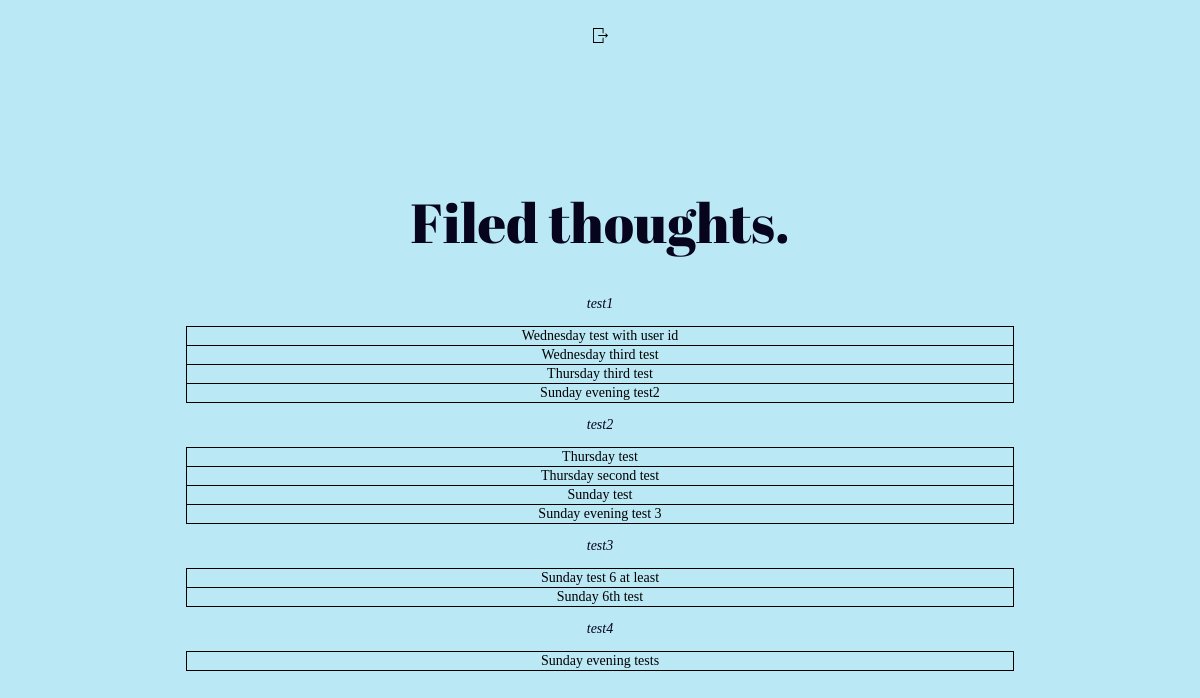
Before: /history (signed in) with the older database file.
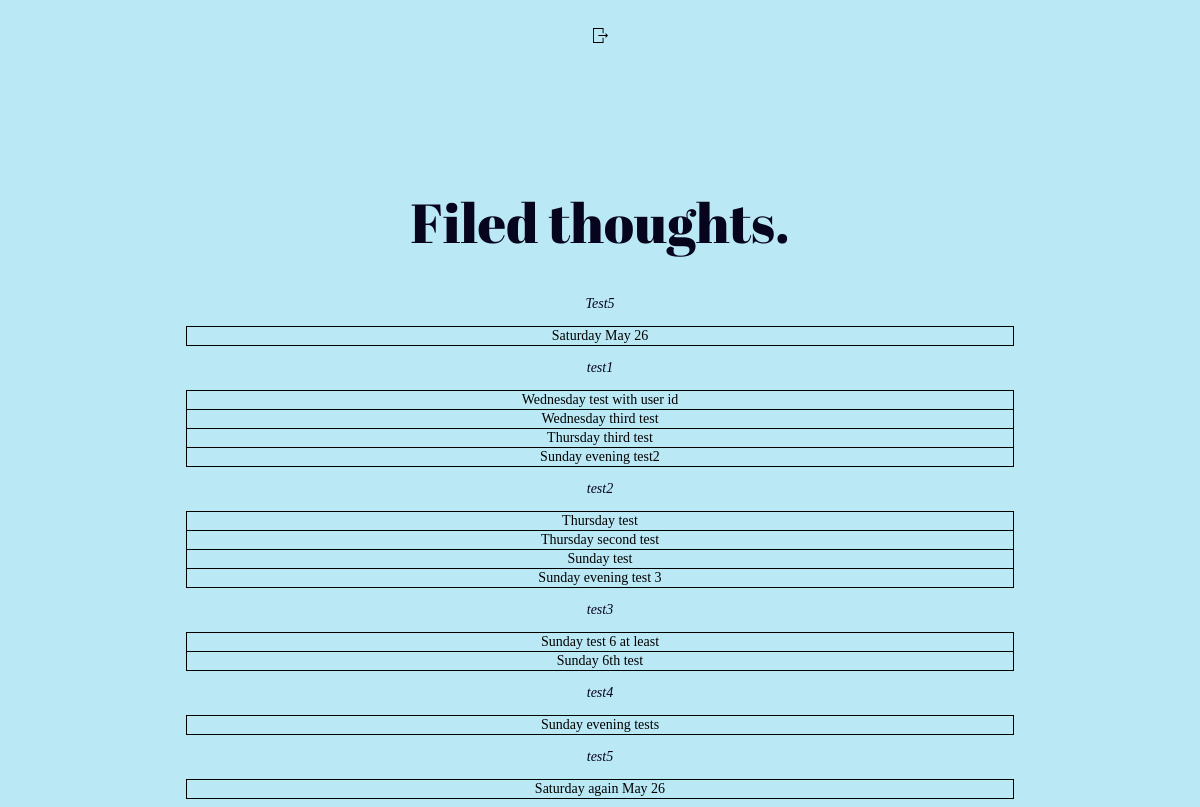
After: the same page with the newer database file.
### tables this page shows
CREATE TABLE Thoughts (thought_no INTEGER PRIMARY KEY AUTOINCREMENT, Category VARCHAR, Thought STRING, user_id INTEGER REFERENCES Users (user_id));

### hello.py (the view)
@app.route('/history', methods=["GET", "POST"])
@login_required
def history():
  db = sqlite3.connect("test.db")
  cursor = db.cursor()
  collected_thoughts = cursor.execute('SELECT category, thought FROM thoughts WHERE user_id=? ORDER BY CATEGORY ASC', (session["user_id"],))
  thoughts_by_category = defaultdict(list)
  for category, thought in collected_thoughts:
    thoughts_by_category[category].append(thought)
  return render_template("history.html", thoughts_by_category=thoughts_by_category.items())

### hello.py (called while the page is built)
def login_required(f):
    @wraps(f)
    def decorated_function(*args, **kwargs):
        if session.get("user_id") is None:
            return redirect("/login")
        return f(*args, **kwargs)
    return decorated_function

### templates/history.html (shortened to what this page needs)
<!DOCTYPE html>
<html>
<head>
  <link rel= "stylesheet" type= "text/css" href= "{{ url_for('static',filename='style.css') }}">
</head>
<body>
  <form>
      <button type="submit" formaction="/logout" id="logout">
          <img src = static/logout.svg id="logout">
      </button>
  </form>
  <h1 id="history">Filed thoughts.</h1>
  <div id="container">
  {% for category in thoughts_by_category %}
    <p>{{ category[0] }}</p>
    <table>
      {% for elem in category[1] %}
      <tr><td>{{ elem }}</td></tr>
      {% endfor %}
    </table>
  {% endfor %}
  </div>
</body>
</html>

### static/style.css (style rules this page uses)
body { background-color: #BAE8F5; }
img#logout { width: 15px; height: 15px; }
h1 { font-family: 'Abril Fatface', cursive;'Josefin Sans', sans-serif; text-align: center; font-size: 55px; color: #06051d; font-weight:normal; padding-top: 100px; }
p { text-align: center; font-size: 14px; color: #06051d; font-style: italic; width: 100%; font-weight:normal; }
form { text-align: center; width: 100%; font-size: 14px; outline: none; font-family: Times New Roman, serif; background-color: #BAE8F5; border: none; }
button { font-family: Times New Roman, serif; background-color: #BAE8F5; outline: none; border: 1px solid black; }
button#logout { display: block; margin: 0 auto; border: none; shadow: none; padding-top: 20px; }
div#container { text-align: center; width: 100%; }
table { font-family: Times New Roman, serif; width: 70%; border-collapse: collapse; margin-left: auto; margin-right: auto; font-size: 14px; }
table, td, th { border: 1px solid black; }

Changed rows visible on the page:
added Thoughts: Category "Test5", Thought "Saturday May 26"
added Thoughts: Category "test5", Thought "Saturday again May 26"
